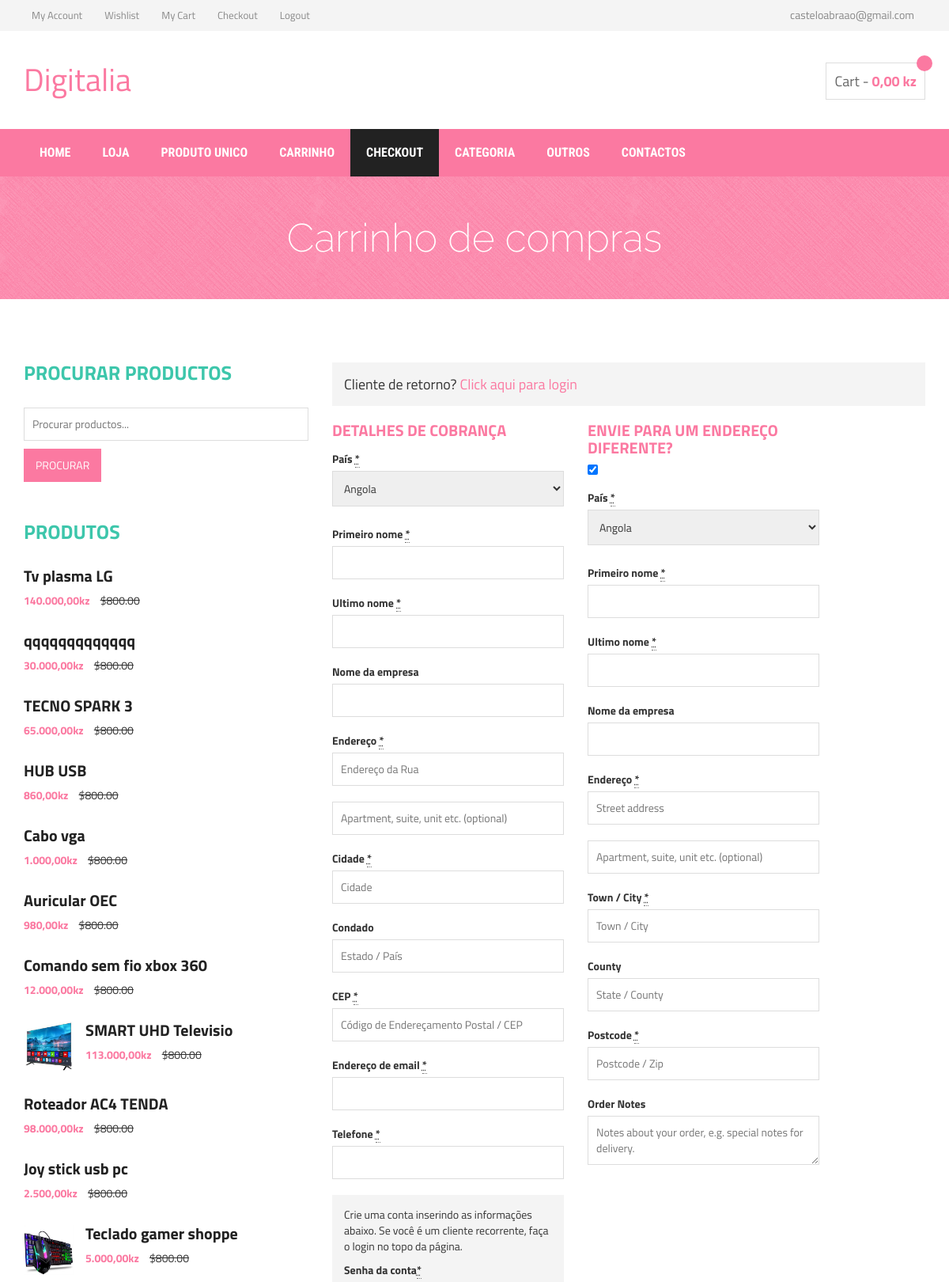
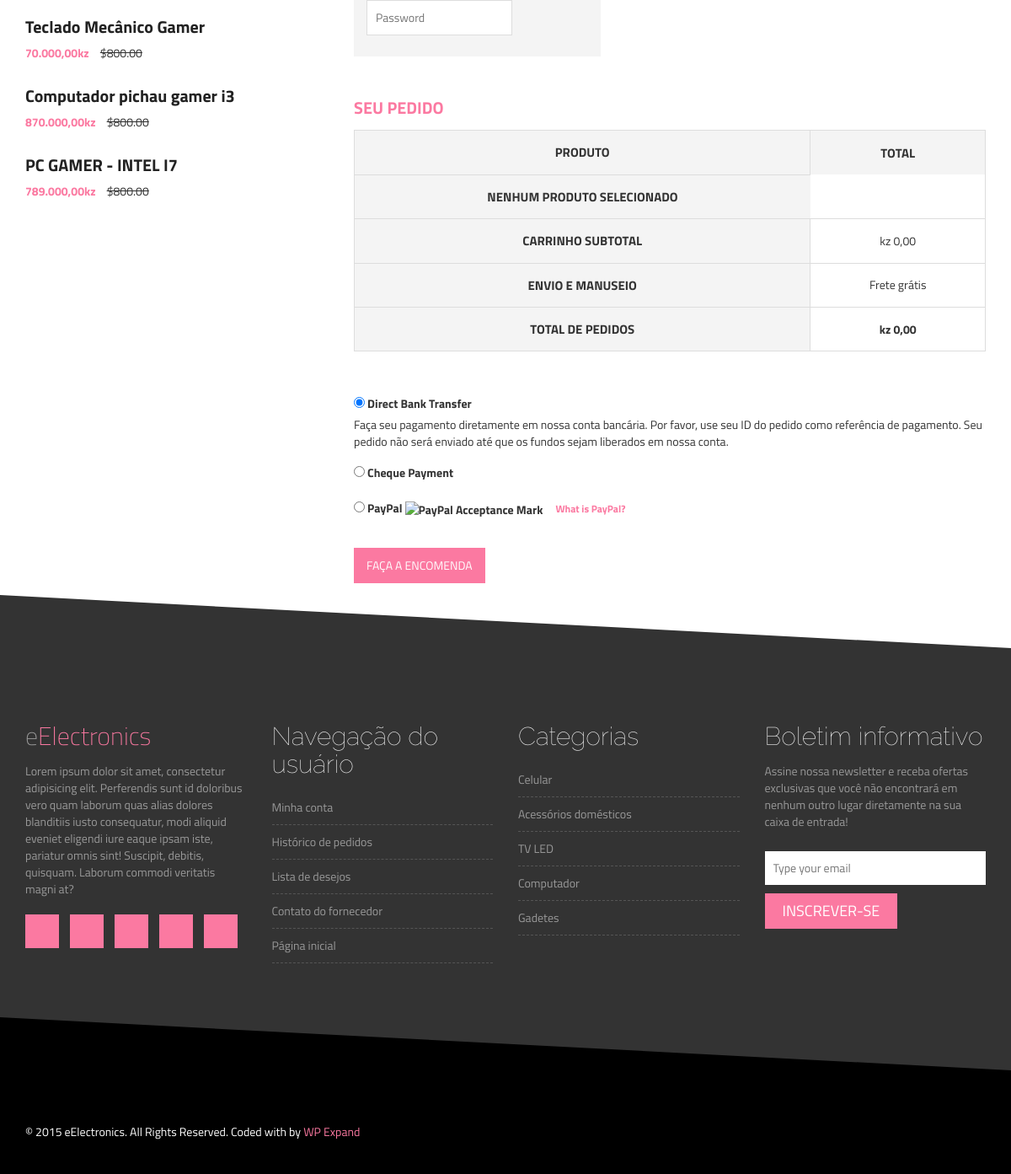
The app's page /checkout.php (signed in) with its own data (2 pictures, top to bottom).
### tables this page shows
CREATE TABLE `produtos` (
  `id` int(11) NOT NULL AUTO_INCREMENT,
  `nome` varchar(90) DEFAULT NULL,
  `precoUnitario` float DEFAULT NULL,
  `qtd` int(11) DEFAULT NULL,
  `estado` varchar(90) DEFAULT NULL,
  `supplid` int(11) DEFAULT NULL,
  `idCategoria` int(11) DEFAULT NULL,
  `descricao` varchar(289) DEFAULT NULL,
  `imagem` varchar(90) DEFAULT NULL,
  `data` datetime DEFAULT NULL,
  `total` float DEFAULT NULL,
  PRIMARY KEY (`id`),
  KEY `idCategoria` (`idCategoria`),
  CONSTRAINT `produtos_ibfk_1` FOREIGN KEY (`idCategoria`) REFERENCES `categoria` (`id`)
);

### checkout.php (the view, shortened to what the rows shown need)
<!DOCTYPE html>
<?php
    include_once('app/selectProdutos.php');
?>
<html lang="en">
  <head>
    <link rel="stylesheet" href="css/bootstrap.min.css">
    <link rel="stylesheet" href="css/font-awesome.min.css">
    <link rel="stylesheet" href="css/owl.carousel.css">
    <link rel="stylesheet" href="style.css">
    <link rel="stylesheet" href="css/responsive.css">
  </head>
  <body>
    <div class="site-branding-area">
        <div class="container">
            <div class="row">
                <div class="col-sm-6">
                    <div class="logo">
                        <h1><a href="index.php"><span>Digitalia</span></a></h1>
                    </div>
                </div>
            </div>
        </div>
    </div>
    <div class="product-big-title-area">
        <div class="container">
            <div class="row">
                <div class="col-md-12">
                    <div class="product-bit-title text-center">
                        <h2>Carrinho de compras</h2>
                    </div>
                </div>
            </div>
        </div>
    </div>
    <div class="single-product-area">
        <div class="container">
            <div class="row">
                <div class="col-md-4">
                    <div class="single-sidebar">
                        <h2 class="sidebar-title">Procurar Productos</h2>
                    </div>
                    <div class="single-sidebar">
                        <h2 class="sidebar-title">Produtos</h2>
                       <?php
                               if(mysqli_num_rows($resultado2)>0){
                                while($data3=mysqli_fetch_array($resultado2,MYSQLI_ASSOC)){
                                    echo"
                        <div class='thubmnail-recent'>
                            <img src='upload_img/".$data3['imagem'].".jpg' class='recent-thumb' alt=''>
                            <img src='upload_img/".$data3['imagem'].".png' class='recent-thumb' alt=''>
                            <h2><a href='single-product.php?id=".$data3['idp']."'>".$data3['nome']."</a></h2>
                            <div class='product-sidebar-price'>
                                <ins>".number_format($data3['precoUnitario'],'2',',','.')."kz</ins> <del>$800.00</del>
                            </div>
                        </div>
                    ";
                        }
                    }
                    ?>
                    </div>
                </div>
                <div class="col-md-8">
                    <div class="product-content-right">
                        <div class="woocommerce">
                            <form enctype="multipart/form-data" action="app/addCheckout.php" class="checkout" method="post" name="checkout">
                                <div id="order_review" style="position: relative;">
                                    <table class="shop_table">
                                        <thead>
                                            <tr>
                                                <th class="product-name">Produto</th>
                                                <th class="product-total">Total</th>
                                            </tr>
                                        </thead>
                                        <tbody>
                                        <?php
                                         if(count($_SESSION['carrinho']) == 0){
                                             echo "<tr><th scope='row'>Nenhum produto selecionado</th>";
                                            }
                                            ?>
                                        </tbody>
                                        <tfoot>
                                            <tr class="cart-subtotal">
                                                <th>Carrinho Subtotal </th>
                                            </tr>
                                            <tr class="shipping">
                                                <th>Envio e manuseio </th>
                                            </tr>
                                            <tr class="order-total">
                                                <th>Total de pedidos</th>
                                            </tr>
                                        </tfoot>
                                    </table>
                                </div>
                            </form>
                        </div>
                    </div>
                </div>
            </div>
        </div>
    </div>
    <div class="footer-top-area">
        <div class="container">
            <div class="row">
                <div class="col-md-3 col-sm-6">
                    <div class="footer-about-us">
                        <h2>e<span>Electronics</span></h2>
                    </div>
                </div>
                <div class="col-md-3 col-sm-6">
                    <div class="footer-menu">
                    <h2 class="footer-wid-title">Navegação do usuário </h2>
                    </div>
                </div>
                <div class="col-md-3 col-sm-6">
                    <div class="footer-menu">
                    <h2 class="footer-wid-title">Categorias</h2>
                    </div>
                </div>
                <div class="col-md-3 col-sm-6">
                    <div class="footer-newsletter">
                        <h2 class="footer-wid-title">Boletim informativo</h2>
                    </div>
                </div>
            </div>
        </div>
    </div>
  </body>
</html>

### records on screen
produtos: nome "Tv plasma LG", precoUnitario "140.000,00"
produtos: nome "qqqqqqqqqqqqq", precoUnitario "30.000,00"
produtos: nome "TECNO SPARK 3", precoUnitario "65.000,00"
produtos: nome "HUB USB", precoUnitario "860,00"
produtos: nome "Cabo vga", precoUnitario "1.000,00"
produtos: nome "Auricular OEC", precoUnitario "980,00"
produtos: nome "Comando sem fio xbox 360", precoUnitario "12.000,00"
produtos: imagem (picture), nome "SMART UHD Televisio", precoUnitario "113.000,00"
produtos: nome "Roteador AC4 TENDA", precoUnitario "98.000,00"
produtos: nome "Joy stick usb pc", precoUnitario "2.500,00"
produtos: imagem (picture), nome "Teclado gamer shoppe", precoUnitario "5.000,00"
produtos: nome "Teclado Mecânico Gamer", precoUnitario "70.000,00"
produtos: nome "Computador pichau gamer i3", precoUnitario "870.000,00"
produtos: nome "PC GAMER - INTEL I7", precoUnitario "789.000,00"

### other values on screen
$Semail "casteloabraao@gmail.com"
$final "0,00"
